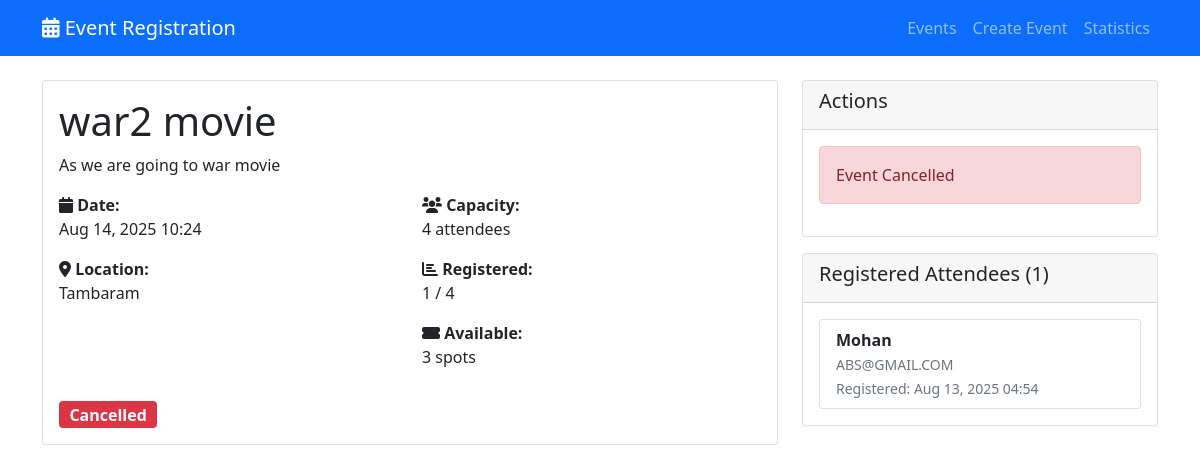
Screenshot of /event/5/ with the database file from the repository.
### events/models.py (models this page shows, shortened)
class Event(models.Model):
    STATUS_CHOICES = [
        ('active', 'Active'),
        ('cancelled', 'Cancelled'),
        ('completed', 'Completed'),
    ]
    title = models.CharField(max_length=200)
    description = models.TextField()
    date = models.DateTimeField()
    location = models.CharField(max_length=200)
    capacity = models.PositiveIntegerField()
    status = models.CharField(max_length=10, choices=STATUS_CHOICES, default='active')
    created_at = models.DateTimeField(auto_now_add=True)
    updated_at = models.DateTimeField(auto_now=True)
    class Meta:
        ordering = ['-date']
    @property
    def registered_count(self):
        return self.registrations.filter(status='confirmed').count()
    @property
    def available_spots(self):
        return self.capacity - self.registered_count
    @property
    def can_register(self):
        return (self.status == 'active' and
                not self.is_full and
                self.date > timezone.now())

class Registration(models.Model):
    STATUS_CHOICES = [
        ('confirmed', 'Confirmed'),
        ('cancelled', 'Cancelled'),
        ('waitlist', 'Waitlist'),
    ]
    event = models.ForeignKey(Event, on_delete=models.CASCADE, related_name='registrations')
    attendee_name = models.CharField(max_length=100)
    attendee_email = models.EmailField(validators=[EmailValidator()])
    phone_number = models.CharField(max_length=15, blank=True)
    status = models.CharField(max_length=10, choices=STATUS_CHOICES, default='confirmed')
    registered_at = models.DateTimeField(auto_now_add=True)
    class Meta:
        unique_together = ['event', 'attendee_email']
        ordering = ['-registered_at']

### events/views.py (the view)
# urls.py: path('event/<int:pk>/', views.event_detail, name='event_detail'),
def event_detail(request, pk):
    event = get_object_or_404(Event, pk=pk)
    registrations = event.registrations.filter(status='confirmed')
    context = {
        'event': event,
        'registrations': registrations,
        'can_register': event.can_register,
    }
    return render(request, 'events/event_detail.html', context)

### events/templates/events/event_detail.html (shortened to what this page needs)
{% extends 'base.html' %}
{% block content %}
<div class="row">
    <div class="col-lg-8">
        <div class="card">
            <div class="card-body">
                <h1 class="card-title">{{ event.title }}</h1>
                <p class="card-text">{{ event.description }}</p>
                <div class="row mt-3">
                    <div class="col-sm-6">
                        <p><strong><i class="fas fa-calendar"></i> Date:</strong><br>{{ event.date|date:"M d, Y H:i" }}</p>
                        <p><strong><i class="fas fa-map-marker-alt"></i> Location:</strong><br>{{ event.location }}</p>
                    </div>
                    <div class="col-sm-6">
                        <p><strong><i class="fas fa-users"></i> Capacity:</strong><br>{{ event.capacity }} attendees</p>
                        <p><strong><i class="fas fa-chart-bar"></i> Registered:</strong><br>{{ event.registered_count }} / {{ event.capacity }}</p>
                        <p><strong><i class="fas fa-ticket-alt"></i> Available:</strong><br>{{ event.available_spots }} spots</p>
                    </div>
                </div>
                <div class="mt-3">
                    <span class="badge bg-{% if event.status == 'active' %}success{% elif event.status == 'cancelled' %}danger{% else %}secondary{% endif %} fs-6">
                        {{ event.get_status_display }}
                    </span>
                </div>
            </div>
        </div>
    </div>
    <div class="col-lg-4">
        <div class="card">
            <div class="card-header">
                <h5>Actions</h5>
            </div>
            <div class="card-body">
                {% if can_register %}
                    <a href="{% url 'register_for_event' event.pk %}" class="btn btn-success btn-lg w-100 mb-2">
                        <i class="fas fa-user-plus"></i> Register Now
                    </a>
                {% else %}
                    {% if event.status == 'cancelled' %}
                        <div class="alert alert-danger">Event Cancelled</div>
                    {% elif event.is_full %}
                        <div class="alert alert-warning">Event Full</div>
                    {% else %}
                        <div class="alert alert-info">Registration Closed</div>
                    {% endif %}
                {% endif %}
            </div>
        </div>
        {% if registrations %}
            <div class="card mt-3">
                <div class="card-header">
                    <h5>Registered Attendees ({{ registrations.count }})</h5>
                </div>
                <div class="card-body">
                    <div class="list-group">
                        {% for registration in registrations %}
                            <div class="list-group-item">
                                <strong>{{ registration.attendee_name }}</strong><br>
                                <small class="text-muted">{{ registration.attendee_email }}</small><br>
                                <small class="text-muted">Registered: {{ registration.registered_at|date:"M d, Y H:i" }}</small>
                            </div>
                        {% endfor %}
                    </div>
                </div>
            </div>
        {% endif %}
    </div>
</div>
{% endblock %}

### rows the page displays
Event: title "war2 movie", description "As we are going to war movie", date "Aug 14, 2025 10:24", location "Tambaram", capacity "4", registered_count "1", available_spots "3", status "Cancelled"
Registration: attendee_name "Mohan", attendee_email "ABS@GMAIL.COM", registered_at "Aug 13, 2025 04:54"

### other values shown
{{ registrations.count }} "1"
